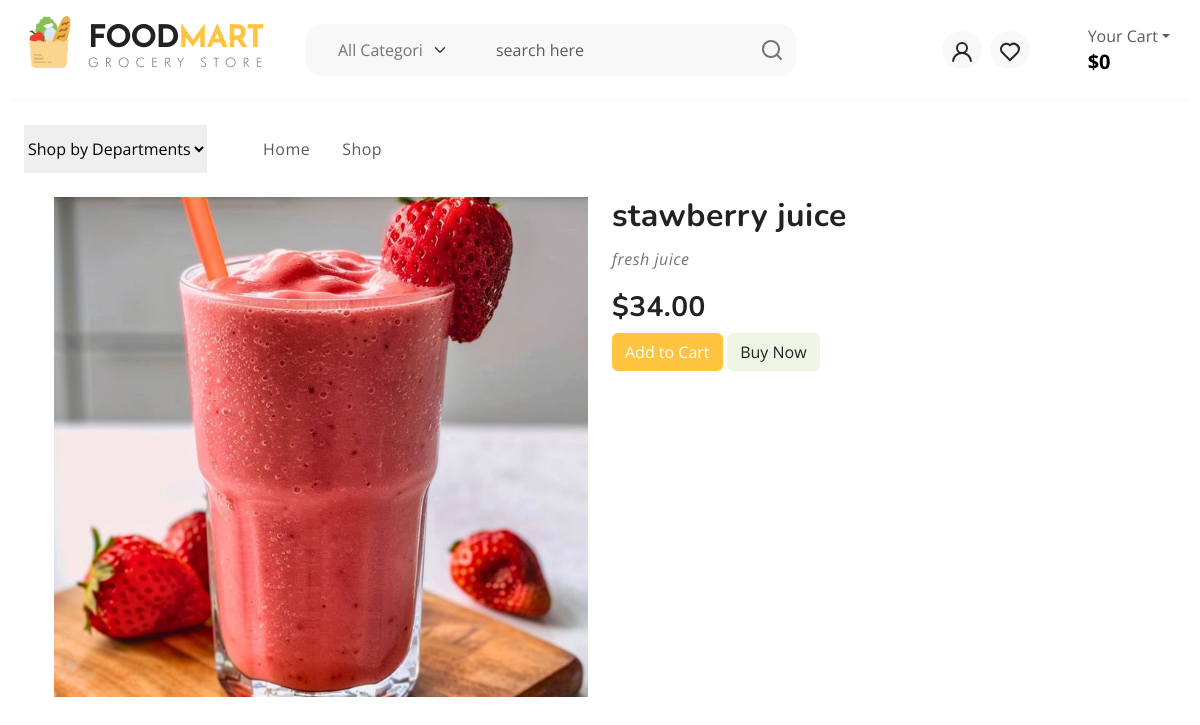
The page /product_details/10/ on the database its author committed.
### shop/models.py (models this page shows, shortened)
class Product(models.Model):
    name = models.CharField(max_length=255)
    image = models.ImageField(upload_to='products/',default='products/default.jpg')
    CATEGORY = models.ForeignKey(Category, on_delete=models.CASCADE, related_name="products")
    BRAND = models.ForeignKey(Brand, on_delete=models.CASCADE, related_name="products")
    price = models.DecimalField(max_digits=10, decimal_places=2)
    offer_rate = models.PositiveIntegerField(default=0)
    stock = models.PositiveIntegerField(default=0)
    description = models.TextField(blank=True, null=True)
    created_time = models.DateTimeField(auto_now_add=True)

class Category(models.Model):
    name = models.CharField(max_length=255)

### shop/views.py (the view)
# urls.py: path('product_details/<int:p_id>/', views.product_details, name='product_details'),
def product_details(request, p_id):
    cart_context = cart(request)
    cart_item = cart_context['cart_item']
    cart_total = cart_context['cart_total']
    product = Product.objects.get(id=p_id)
    return render(request,'productdetail.html', {'product': product, "cart_item": cart_item, 'cart_total': cart_total})

### shop/views.py (called while the page is built)
def cart_id(request):
    cart = request.session.session_key
    if not cart:
        cart = request.session.create()
        cart = request.session.session_key
    return cart

def cart(request):
    cart = cart_id(request)
    cart_item = CartItem.objects.filter(CART__cart_id = cart)
    tamount =0
    for i in cart_item:
        tamount += i.PRODUCT.price*i.quantity
    cart_context= {
        "cart_item":cart_item,
        "cart_total":tamount
    }
    return cart_context

### templates/productdetail.html (shortened to what this page needs)
{% extends 'base.html' %}
{% block content %}
<div class="container">
    <div class="row">
        <div class="col-md-6">
            <img style="height: 500px; width: 100%;object-fit: cover;" src="{{ product.image.url }}" alt="" class="img-fluid">
        </div>
        <div class="col-md-6">
            <h2>{{ product.name }}</h2>
            <p><i>{{ product.CATEGORY.name }}</i></p>
            <h3>${{ product.price }}</h3>
            <a href="{% url 'add_to_cart' product.id %}"><button class="btn btn-primary">Add to Cart</button></a>
           <a href="{% url 'buynow' %}"> <button class="btn btn-success">Buy Now</button></a>
        </div>
    </div>
</div>
{% endblock %}

### static/style.css (style rules this page uses)
:root { --header-height : 160px; --header-height-min : 80px; }
:root { --accent-color : #FFC43F; --dark-color : #222222; --light-dark-color : #727272; --light-color : #fff; --grey-color : #dbdbdb; --light-grey-color : #fafafa; --primary-color : #6995B1; --light-primary-color : #eef1f3; }
:root { --body-font : "Open Sans", sans-serif; --heading-font : "Nunito", sans-serif; }
body { --bs-link-color: #333; --bs-link-hover-color:#333; --bs-link-color-rgb: 40,40,40; --bs-link-hover-color-rgb: 0,0,0; --bs-light-rgb: 248, 248, 248; --bs-font-sans-serif: "Open Sans", sans-serif; --bs-body-font-family: var(--bs-font-sans-serif); --bs-body-font-size: 1rem; --bs-body-font-weight: 400; --bs-body-line-height: 2; --bs-body-color: #747474; --bs-primary: #FFC43F; --bs-primary-rgb: 255, 196, 63; --bs-success: #a3be4c; --bs-success-rgb: 163, 190, 76; --bs-primary-bg-subtle: #FFF9EB; --bs-success-bg-subtle: #eef5e5; --bs-border-color: #F7F7F7; --bs-secondary-rgb: 230, 243, 251; --bs-danger-rgb: 249, 235, 231; --bs-warning-rgb: 255, 249, 235; --bs-info-rgb: 230, 243, 250; }
.btn-primary { --bs-btn-color: #fff; --bs-btn-bg: #ffc43f; --bs-btn-border-color: transparent; --bs-btn-hover-color: #fff; --bs-btn-hover-bg: #f7a422; --bs-btn-hover-border-color: transparent; --bs-btn-focus-shadow-rgb: 49,132,253; --bs-btn-active-color: #fff; --bs-btn-active-bg: #ffc43f; --bs-btn-active-border-color: transparent; --bs-btn-active-shadow: inset 0 3px 5px rgba(0, 0, 0, 0.125); --bs-btn-disabled-color: #fff; --bs-btn-disabled-bg: #d3d7dd; --bs-btn-disabled-border-color: transparent; }
.btn-success { --bs-btn-color: #222; --bs-btn-bg: #EEF5E4; --bs-btn-border-color: #EEF5E4; --bs-btn-hover-color: #222; --bs-btn-hover-bg: #9de3c2; --bs-btn-hover-border-color: #9de3c2; --bs-btn-focus-shadow-rgb: 60,153,110; --bs-btn-active-color: #222; --bs-btn-active-bg: #9de3c2; --bs-btn-active-border-color: #9de3c2; --bs-btn-active-shadow: inset 0 3px 5px rgba(0, 0, 0, 0.125); --bs-btn-disabled-color: #222; --bs-btn-disabled-bg: #EEF5E4; --bs-btn-disabled-border-color: #EEF5E4; }
body { letter-spacing: 0.03em; }
h1,h2,h3,h4,h5,h6 { font-family: var(--heading-font); color: var(--dark-color); font-weight: 700; }
.container, .container-fluid, .container-lg, .container-md, .container-sm, .container-xl, .container-xxl { --bs-gutter-x: 3rem; }

### rows shown on the page
Product: image (picture), name "stawberry juice", CATEGORY.name "fresh juice", price "34.00"

### other values the page prints
{{ cart_total }} "0"
